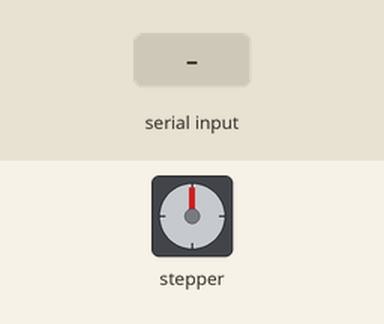
Recording of a sketch running on a simulated Arduino Uno, built with avr-gcc and run on an emulated ATmega328P. On the bench: stepper motor. Wiring (inferred from the names in the program): stepper motor driver (200 steps per turn assumed): step pin 3; direction pin 2. Inputs (shaded band) come from the test bench.

Above: at 1.2 s.
1.3 s: "U" received over Serial
At 1.75 s:
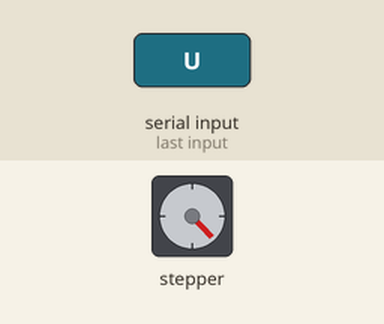
3.6 s: "D" received over Serial
At 3.75 s:
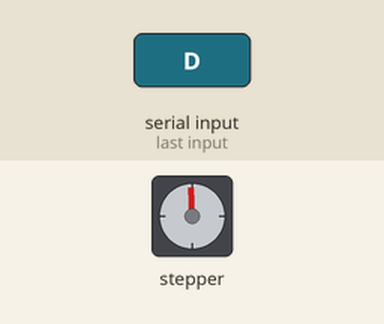
At 4.3 s:
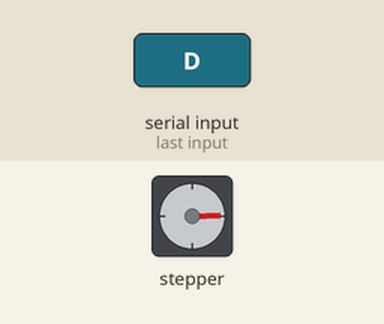
Timing chart, 0 to 6.6 s (numbered marks = the images above; inputs shaded):
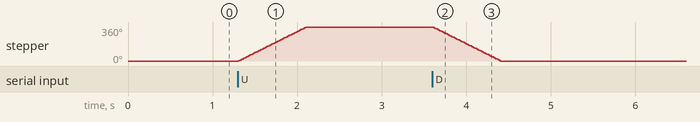

Measured:
- after the input at 1.3 s, stepper: turns 360° clockwise in 0.80 s, starting at once
- after the input at 3.6 s, stepper: turns 360° counter-clockwise in 0.80 s, starting at once

The sketch:

GUI_Peristaltic_Pump_III_firm.ino
```cpp
char user_In;
int pin_dir = 2;
int pin_step = 3;
int period_ms = 2;
int inter_delay = 0; // This control the waiting time after each order
int step_num = 200;

void setup()
{
  Serial.begin(9600);
  pinMode(pin_step, OUTPUT);
  pinMode(pin_dir, OUTPUT);
}
void loop()
{
if(Serial.available()> 0){ // this conditional make mandatory an serial command to start
  user_In = Serial.read();

// ========================= Counterclockwise ======================================= //

  if(user_In == 'U'){

  digitalWrite(pin_dir,HIGH); // Counterclockwise
  for(int x = 0; x < step_num; x++)
  {
    digitalWrite(pin_step, HIGH);
    delay(period_ms);
    digitalWrite(pin_step, LOW);
    delay(period_ms);
  }
 delay(inter_delay); // Wait a second
 }

// ========================= Clockwise ======================================= //

  if(user_In == 'D'){

  digitalWrite(pin_dir,LOW); // Clockwise
  for(int x = 0; x < step_num; x++)
  {
    digitalWrite(pin_step, HIGH);
    delay(period_ms);
    digitalWrite(pin_step, LOW);
    delay(period_ms);
  }
 delay(inter_delay); // Wait a second
 }
// delay(inter_delay); // Wait a second
}
}
```
